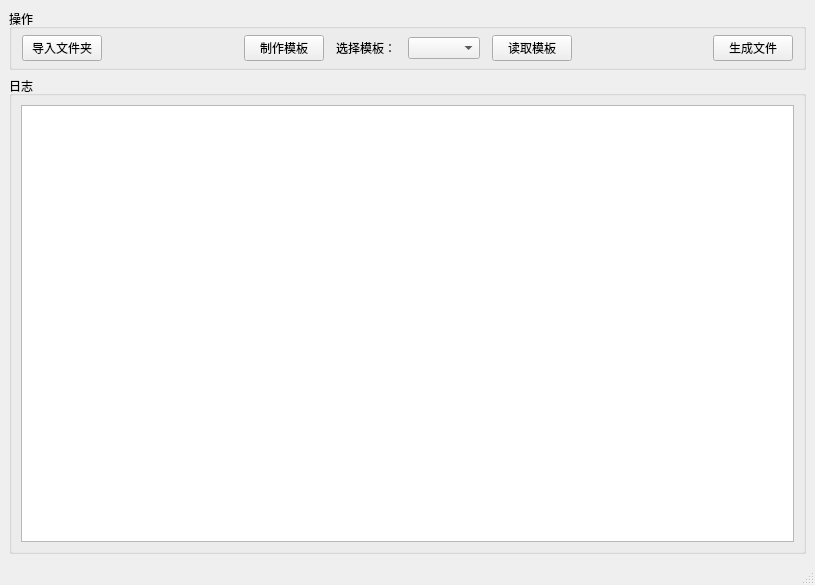
<?xml version="1.0" encoding="UTF-8"?>
<ui version="4.0">
 <class>MainWindow</class>
 <widget class="QMainWindow" name="MainWindow">
  <property name="geometry">
   <rect>
    <x>0</x>
    <y>0</y>
    <width>815</width>
    <height>585</height>
   </rect>
  </property>
  <property name="windowTitle">
   <string>MainWindow</string>
  </property>
  <widget class="QWidget" name="centralwidget">
   <layout class="QVBoxLayout" name="verticalLayout">
    <item>
     <widget class="QGroupBox" name="groupBoxControls">
      <property name="title">
       <string>操作</string>
      </property>
      <layout class="QHBoxLayout" name="horizontalLayout">
       <property name="spacing">
        <number>12</number>
       </property>
       <property name="leftMargin">
        <number>10</number>
       </property>
       <property name="topMargin">
        <number>6</number>
       </property>
       <property name="rightMargin">
        <number>10</number>
       </property>
       <property name="bottomMargin">
        <number>6</number>
       </property>
       <item>
        <widget class="QPushButton" name="btnSelectFolder">
         <property name="text">
          <string>导入文件夹</string>
         </property>
        </widget>
       </item>
       <item>
        <spacer name="spacerLeft">
         <property name="orientation">
          <enum>Qt::Horizontal</enum>
         </property>
         <property name="sizeHint" stdset="0">
          <size>
           <width>20</width>
           <height>20</height>
          </size>
         </property>
        </spacer>
       </item>
       <item>
        <widget class="QPushButton" name="btnDesignTemplates">
         <property name="text">
          <string>制作模板</string>
         </property>
        </widget>
       </item>
       <item>
        <widget class="QLabel" name="labelNaming">
         <property name="text">
          <string>选择模板：</string>
         </property>
        </widget>
       </item>
       <item>
        <widget class="QComboBox" name="cmbTemplate"/>
       </item>
       <item>
        <widget class="QPushButton" name="btnLoadTemplates">
         <property name="text">
          <string>读取模板</string>
         </property>
        </widget>
       </item>
       <item>
        <spacer name="spacerRight">
         <property name="orientation">
          <enum>Qt::Horizontal</enum>
         </property>
         <property name="sizeHint" stdset="0">
          <size>
           <width>40</width>
           <height>20</height>
          </size>
         </property>
        </spacer>
       </item>
       <item>
        <widget class="QPushButton" name="btnGenerate">
         <property name="text">
          <string>生成文件</string>
         </property>
        </widget>
       </item>
      </layout>
     </widget>
    </item>
    <item>
     <widget class="QGroupBox" name="groupBox_6">
      <property name="sizePolicy">
       <sizepolicy hsizetype="Preferred" vsizetype="Preferred">
        <horstretch>1</horstretch>
        <verstretch>2</verstretch>
       </sizepolicy>
      </property>
      <property name="title">
       <string>日志</string>
      </property>
      <layout class="QVBoxLayout" name="verticalLayout_6">
       <item>
        <widget class="QTextBrowser" name="textLog"/>
       </item>
      </layout>
     </widget>
    </item>
   </layout>
  </widget>
  <widget class="QMenuBar" name="menubar">
   <property name="geometry">
    <rect>
     <x>0</x>
     <y>0</y>
     <width>815</width>
     <height>33</height>
    </rect>
   </property>
  </widget>
  <widget class="QStatusBar" name="statusbar"/>
 </widget>
 <resources/>
 <connections/>
</ui>
